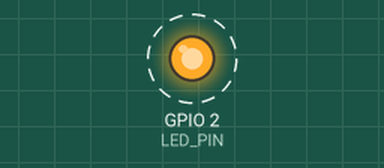
The sketch below on a simulated ESP32. On the bench: output pins drawn as LEDs (lit = HIGH). Dashed ring = blinking. What the sketch prints to the serial monitor is not drawn.

Above: at 0.5 s.
Timing chart, 0 to 4.6 s (numbered marks = the images above):
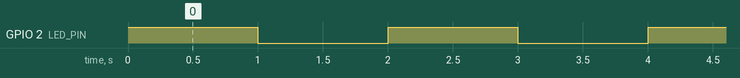

Measured:
- by itself, GPIO 2 (LED_PIN): alternates HIGH for 1.0 s and LOW for 1.0 s

The sketch:

create_task.ino
```cpp
// (licence header left out)
// https://randomnerdtutorials.com/esp32-freertos-arduino-tasks/

#define LED_PIN 2

// Declare task handle
TaskHandle_t BlinkTaskHandle = NULL;

void BlinkTask(void *parameter) {
  for (;;) { // Infinite loop
    digitalWrite(LED_PIN, HIGH);
    Serial.println("BlinkTask: LED ON");
    vTaskDelay(1000 / portTICK_PERIOD_MS); // 1000ms
    digitalWrite(LED_PIN, LOW);
    Serial.println("BlinkTask: LED OFF");
    vTaskDelay(1000 / portTICK_PERIOD_MS);
    Serial.print("BlinkTask running on core ");
    Serial.println(xPortGetCoreID());
  }
}

void setup() {
  Serial.begin(115200);

  pinMode(LED_PIN, OUTPUT);

  xTaskCreatePinnedToCore(
    BlinkTask,         // Task function
    "BlinkTask",       // Task name
    10000,             // Stack size (bytes)
    NULL,              // Parameters
    1,                 // Priority
    &BlinkTaskHandle,  // Task handle
    1                  // Core 1
  );
}

void loop() {
  // Empty because FreeRTOS scheduler runs the task
}
```
